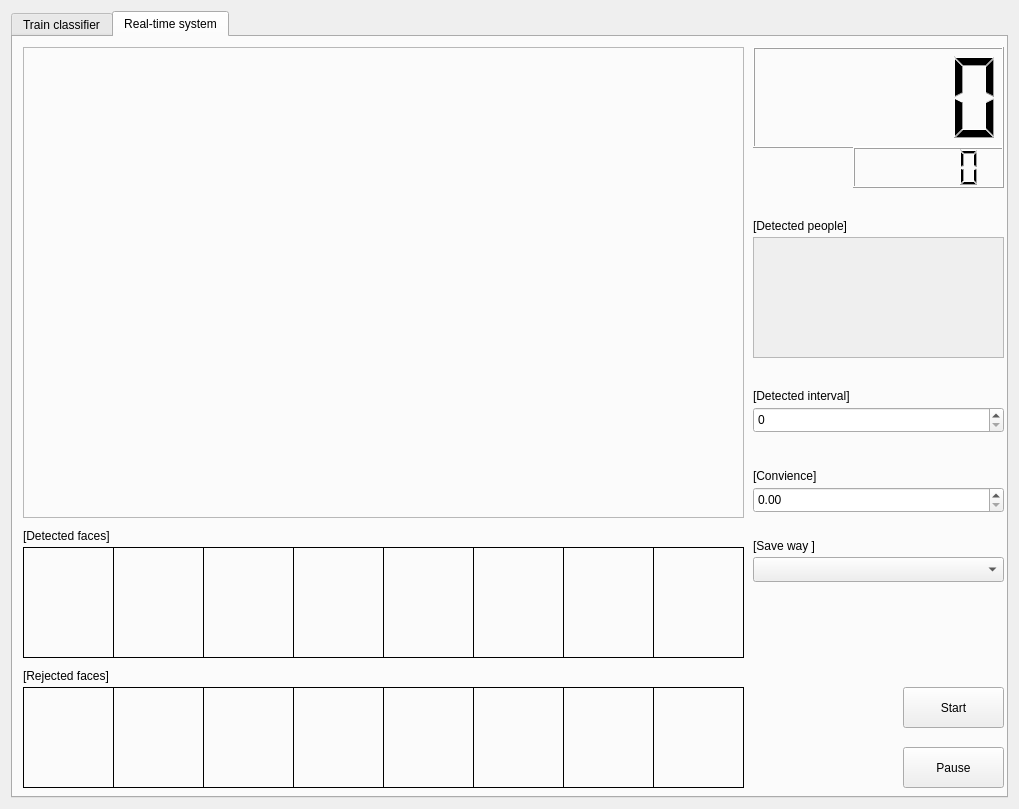
<?xml version="1.0" encoding="UTF-8"?>
<ui version="4.0">
 <class>Widget</class>
 <widget class="QWidget" name="Widget">
  <property name="geometry">
   <rect>
    <x>0</x>
    <y>0</y>
    <width>1019</width>
    <height>809</height>
   </rect>
  </property>
  <property name="sizePolicy">
   <sizepolicy hsizetype="Maximum" vsizetype="Maximum">
    <horstretch>0</horstretch>
    <verstretch>0</verstretch>
   </sizepolicy>
  </property>
  <property name="windowTitle">
   <string>Widget</string>
  </property>
  <layout class="QGridLayout" name="gridLayout">
   <item row="1" column="0">
    <widget class="QTabWidget" name="tabWidget">
     <property name="currentIndex">
      <number>1</number>
     </property>
     <widget class="QWidget" name="tab">
      <attribute name="title">
       <string>Train classifier</string>
      </attribute>
      <widget class="QLineEdit" name="lineEdit">
       <property name="geometry">
        <rect>
         <x>30</x>
         <y>700</y>
         <width>601</width>
         <height>25</height>
        </rect>
       </property>
      </widget>
      <widget class="QLabel" name="label_4">
       <property name="geometry">
        <rect>
         <x>30</x>
         <y>670</y>
         <width>171</width>
         <height>17</height>
        </rect>
       </property>
       <property name="text">
        <string>Please select the tab:</string>
       </property>
      </widget>
      <widget class="QPushButton" name="pushButton_3">
       <property name="geometry">
        <rect>
         <x>640</x>
         <y>700</y>
         <width>89</width>
         <height>25</height>
        </rect>
       </property>
       <property name="text">
        <string>submit</string>
       </property>
      </widget>
      <widget class="QPushButton" name="pushButton_4">
       <property name="geometry">
        <rect>
         <x>880</x>
         <y>700</y>
         <width>89</width>
         <height>25</height>
        </rect>
       </property>
       <property name="text">
        <string>Reset</string>
       </property>
      </widget>
      <widget class="QPushButton" name="pushButton_5">
       <property name="geometry">
        <rect>
         <x>780</x>
         <y>700</y>
         <width>89</width>
         <height>25</height>
        </rect>
       </property>
       <property name="text">
        <string>Train</string>
       </property>
      </widget>
      <widget class="QFrame" name="frame">
       <property name="geometry">
        <rect>
         <x>30</x>
         <y>230</y>
         <width>941</width>
         <height>431</height>
        </rect>
       </property>
       <property name="frameShape">
        <enum>QFrame::StyledPanel</enum>
       </property>
       <property name="frameShadow">
        <enum>QFrame::Raised</enum>
       </property>
       <widget class="QLabel" name="map1">
        <property name="geometry">
         <rect>
          <x>10</x>
          <y>10</y>
          <width>150</width>
          <height>200</height>
         </rect>
        </property>
        <property name="frameShape">
         <enum>QFrame::NoFrame</enum>
        </property>
        <property name="text">
         <string/>
        </property>
        <property name="textFormat">
         <enum>Qt::AutoText</enum>
        </property>
       </widget>
       <widget class="QLabel" name="map2">
        <property name="geometry">
         <rect>
          <x>180</x>
          <y>10</y>
          <width>150</width>
          <height>200</height>
         </rect>
        </property>
        <property name="frameShape">
         <enum>QFrame::NoFrame</enum>
        </property>
        <property name="text">
         <string/>
        </property>
       </widget>
       <widget class="QLabel" name="map3">
        <property name="geometry">
         <rect>
          <x>350</x>
          <y>10</y>
          <width>150</width>
          <height>200</height>
         </rect>
        </property>
        <property name="frameShape">
         <enum>QFrame::NoFrame</enum>
        </property>
        <property name="text">
         <string/>
        </property>
       </widget>
       <widget class="QLabel" name="map4">
        <property name="geometry">
         <rect>
          <x>520</x>
          <y>10</y>
          <width>150</width>
          <height>200</height>
         </rect>
        </property>
        <property name="frameShape">
         <enum>QFrame::NoFrame</enum>
        </property>
        <property name="text">
         <string/>
        </property>
       </widget>
       <widget class="QLabel" name="map6">
        <property name="geometry">
         <rect>
          <x>10</x>
          <y>220</y>
          <width>150</width>
          <height>200</height>
         </rect>
        </property>
        <property name="frameShape">
         <enum>QFrame::NoFrame</enum>
        </property>
        <property name="text">
         <string/>
        </property>
       </widget>
       <widget class="QLabel" name="map5">
        <property name="geometry">
         <rect>
          <x>690</x>
          <y>10</y>
          <width>150</width>
          <height>200</height>
         </rect>
        </property>
        <property name="frameShape">
         <enum>QFrame::NoFrame</enum>
        </property>
        <property name="text">
         <string/>
        </property>
       </widget>
       <widget class="QLabel" name="map7">
        <property name="geometry">
         <rect>
          <x>180</x>
          <y>220</y>
          <width>150</width>
          <height>200</height>
         </rect>
        </property>
        <property name="frameShape">
         <enum>QFrame::NoFrame</enum>
        </property>
        <property name="text">
         <string/>
        </property>
       </widget>
       <widget class="QLabel" name="map8">
        <property name="geometry">
         <rect>
          <x>350</x>
          <y>220</y>
          <width>150</width>
          <height>200</height>
         </rect>
        </property>
        <property name="frameShape">
         <enum>QFrame::NoFrame</enum>
        </property>
        <property name="text">
         <string/>
        </property>
       </widget>
       <widget class="QLabel" name="map9">
        <property name="geometry">
         <rect>
          <x>520</x>
          <y>220</y>
          <width>150</width>
          <height>200</height>
         </rect>
        </property>
        <property name="frameShape">
         <enum>QFrame::NoFrame</enum>
        </property>
        <property name="text">
         <string/>
        </property>
       </widget>
       <widget class="QLabel" name="map10">
        <property name="geometry">
         <rect>
          <x>690</x>
          <y>220</y>
          <width>150</width>
          <height>200</height>
         </rect>
        </property>
        <property name="frameShape">
         <enum>QFrame::NoFrame</enum>
        </property>
        <property name="text">
         <string/>
        </property>
       </widget>
      </widget>
      <widget class="QWidget" name="widget_2" native="true">
       <property name="geometry">
        <rect>
         <x>10</x>
         <y>40</y>
         <width>981</width>
         <height>181</height>
        </rect>
       </property>
       <property name="sizePolicy">
        <sizepolicy hsizetype="Maximum" vsizetype="Minimum">
         <horstretch>0</horstretch>
         <verstretch>0</verstretch>
        </sizepolicy>
       </property>
       <property name="layoutDirection">
        <enum>Qt::LeftToRight</enum>
       </property>
       <widget class="QWidget" name="widget" native="true">
        <property name="geometry">
         <rect>
          <x>870</x>
          <y>10</y>
          <width>98</width>
          <height>74</height>
         </rect>
        </property>
        <layout class="QVBoxLayout" name="verticalLayout">
         <item>
          <widget class="QPushButton" name="pushButton">
           <property name="sizePolicy">
            <sizepolicy hsizetype="Preferred" vsizetype="Preferred">
             <horstretch>0</horstretch>
             <verstretch>0</verstretch>
            </sizepolicy>
           </property>
           <property name="text">
            <string>Add...</string>
           </property>
          </widget>
         </item>
         <item>
          <widget class="QPushButton" name="pushButton_2">
           <property name="sizePolicy">
            <sizepolicy hsizetype="Preferred" vsizetype="Preferred">
             <horstretch>0</horstretch>
             <verstretch>0</verstretch>
            </sizepolicy>
           </property>
           <property name="text">
            <string>Clear</string>
           </property>
          </widget>
         </item>
        </layout>
       </widget>
       <widget class="QListWidget" name="listWidget">
        <property name="geometry">
         <rect>
          <x>20</x>
          <y>0</y>
          <width>841</width>
          <height>171</height>
         </rect>
        </property>
        <property name="sizePolicy">
         <sizepolicy hsizetype="Maximum" vsizetype="Fixed">
          <horstretch>0</horstretch>
          <verstretch>0</verstretch>
         </sizepolicy>
        </property>
        <property name="layoutDirection">
         <enum>Qt::LeftToRight</enum>
        </property>
       </widget>
      </widget>
      <widget class="QLabel" name="label">
       <property name="geometry">
        <rect>
         <x>30</x>
         <y>13</y>
         <width>384</width>
         <height>20</height>
        </rect>
       </property>
       <property name="text">
        <string>Add peoples' photos you want to train for your classifier:</string>
       </property>
      </widget>
      <widget class="QLabel" name="label_2">
       <property name="geometry">
        <rect>
         <x>30</x>
         <y>740</y>
         <width>941</width>
         <height>17</height>
        </rect>
       </property>
       <property name="text">
        <string/>
       </property>
      </widget>
     </widget>
     <widget class="QWidget" name="tab_3">
      <attribute name="title">
       <string>Real-time system</string>
      </attribute>
      <widget class="QPushButton" name="pushButton_6">
       <property name="geometry">
        <rect>
         <x>890</x>
         <y>650</y>
         <width>101</width>
         <height>41</height>
        </rect>
       </property>
       <property name="text">
        <string>Start</string>
       </property>
      </widget>
      <widget class="QFrame" name="frame_2">
       <property name="geometry">
        <rect>
         <x>10</x>
         <y>10</y>
         <width>721</width>
         <height>471</height>
        </rect>
       </property>
       <property name="frameShape">
        <enum>QFrame::StyledPanel</enum>
       </property>
       <property name="frameShadow">
        <enum>QFrame::Raised</enum>
       </property>
       <widget class="QLabel" name="label_3">
        <property name="geometry">
         <rect>
          <x>0</x>
          <y>0</y>
          <width>721</width>
          <height>471</height>
         </rect>
        </property>
        <property name="text">
         <string/>
        </property>
       </widget>
      </widget>
      <widget class="QLabel" name="r1">
       <property name="geometry">
        <rect>
         <x>10</x>
         <y>650</y>
         <width>91</width>
         <height>101</height>
        </rect>
       </property>
       <property name="frameShape">
        <enum>QFrame::Box</enum>
       </property>
       <property name="text">
        <string/>
       </property>
      </widget>
      <widget class="QLabel" name="r2">
       <property name="geometry">
        <rect>
         <x>100</x>
         <y>650</y>
         <width>91</width>
         <height>101</height>
        </rect>
       </property>
       <property name="frameShape">
        <enum>QFrame::Box</enum>
       </property>
       <property name="text">
        <string/>
       </property>
      </widget>
      <widget class="QLabel" name="r3">
       <property name="geometry">
        <rect>
         <x>190</x>
         <y>650</y>
         <width>91</width>
         <height>101</height>
        </rect>
       </property>
       <property name="frameShape">
        <enum>QFrame::Box</enum>
       </property>
       <property name="text">
        <string/>
       </property>
      </widget>
      <widget class="QLabel" name="r4">
       <property name="geometry">
        <rect>
         <x>280</x>
         <y>650</y>
         <width>91</width>
         <height>101</height>
        </rect>
       </property>
       <property name="frameShape">
        <enum>QFrame::Box</enum>
       </property>
       <property name="text">
        <string/>
       </property>
      </widget>
      <widget class="QLabel" name="r5">
       <property name="geometry">
        <rect>
         <x>370</x>
         <y>650</y>
         <width>91</width>
         <height>101</height>
        </rect>
       </property>
       <property name="frameShape">
        <enum>QFrame::Box</enum>
       </property>
       <property name="text">
        <string/>
       </property>
      </widget>
      <widget class="QLabel" name="r6">
       <property name="geometry">
        <rect>
         <x>460</x>
         <y>650</y>
         <width>91</width>
         <height>101</height>
        </rect>
       </property>
       <property name="frameShape">
        <enum>QFrame::Box</enum>
       </property>
       <property name="text">
        <string/>
       </property>
      </widget>
      <widget class="QLabel" name="r7">
       <property name="geometry">
        <rect>
         <x>550</x>
         <y>650</y>
         <width>91</width>
         <height>101</height>
        </rect>
       </property>
       <property name="frameShape">
        <enum>QFrame::Box</enum>
       </property>
       <property name="text">
        <string/>
       </property>
      </widget>
      <widget class="QLabel" name="r8">
       <property name="geometry">
        <rect>
         <x>640</x>
         <y>650</y>
         <width>91</width>
         <height>101</height>
        </rect>
       </property>
       <property name="frameShape">
        <enum>QFrame::Box</enum>
       </property>
       <property name="text">
        <string/>
       </property>
      </widget>
      <widget class="QLabel" name="label_13">
       <property name="geometry">
        <rect>
         <x>10</x>
         <y>630</y>
         <width>131</width>
         <height>17</height>
        </rect>
       </property>
       <property name="text">
        <string>[Rejected faces]</string>
       </property>
      </widget>
      <widget class="QLCDNumber" name="lcdNumber">
       <property name="geometry">
        <rect>
         <x>740</x>
         <y>10</y>
         <width>251</width>
         <height>101</height>
        </rect>
       </property>
       <property name="autoFillBackground">
        <bool>false</bool>
       </property>
      </widget>
      <widget class="QLabel" name="d1">
       <property name="geometry">
        <rect>
         <x>10</x>
         <y>510</y>
         <width>91</width>
         <height>111</height>
        </rect>
       </property>
       <property name="frameShape">
        <enum>QFrame::Box</enum>
       </property>
       <property name="text">
        <string/>
       </property>
      </widget>
      <widget class="QLabel" name="d2">
       <property name="geometry">
        <rect>
         <x>100</x>
         <y>510</y>
         <width>91</width>
         <height>111</height>
        </rect>
       </property>
       <property name="frameShape">
        <enum>QFrame::Box</enum>
       </property>
       <property name="text">
        <string/>
       </property>
      </widget>
      <widget class="QLabel" name="label_16">
       <property name="geometry">
        <rect>
         <x>10</x>
         <y>490</y>
         <width>131</width>
         <height>17</height>
        </rect>
       </property>
       <property name="text">
        <string>[Detected faces]</string>
       </property>
      </widget>
      <widget class="QLabel" name="d3">
       <property name="geometry">
        <rect>
         <x>190</x>
         <y>510</y>
         <width>91</width>
         <height>111</height>
        </rect>
       </property>
       <property name="frameShape">
        <enum>QFrame::Box</enum>
       </property>
       <property name="text">
        <string/>
       </property>
      </widget>
      <widget class="QLabel" name="d4">
       <property name="geometry">
        <rect>
         <x>280</x>
         <y>510</y>
         <width>91</width>
         <height>111</height>
        </rect>
       </property>
       <property name="frameShape">
        <enum>QFrame::Box</enum>
       </property>
       <property name="text">
        <string/>
       </property>
      </widget>
      <widget class="QLabel" name="d5">
       <property name="geometry">
        <rect>
         <x>370</x>
         <y>510</y>
         <width>91</width>
         <height>111</height>
        </rect>
       </property>
       <property name="frameShape">
        <enum>QFrame::Box</enum>
       </property>
       <property name="text">
        <string/>
       </property>
      </widget>
      <widget class="QLabel" name="d6">
       <property name="geometry">
        <rect>
         <x>460</x>
         <y>510</y>
         <width>91</width>
         <height>111</height>
        </rect>
       </property>
       <property name="frameShape">
        <enum>QFrame::Box</enum>
       </property>
       <property name="text">
        <string/>
       </property>
      </widget>
      <widget class="QLabel" name="d7">
       <property name="geometry">
        <rect>
         <x>550</x>
         <y>510</y>
         <width>91</width>
         <height>111</height>
        </rect>
       </property>
       <property name="frameShape">
        <enum>QFrame::Box</enum>
       </property>
       <property name="text">
        <string/>
       </property>
      </widget>
      <widget class="QLabel" name="d8">
       <property name="geometry">
        <rect>
         <x>640</x>
         <y>510</y>
         <width>91</width>
         <height>111</height>
        </rect>
       </property>
       <property name="frameShape">
        <enum>QFrame::Box</enum>
       </property>
       <property name="text">
        <string/>
       </property>
      </widget>
      <widget class="QLCDNumber" name="lcdNumber_2">
       <property name="geometry">
        <rect>
         <x>840</x>
         <y>110</y>
         <width>151</width>
         <height>41</height>
        </rect>
       </property>
      </widget>
      <widget class="QScrollArea" name="scrollArea">
       <property name="geometry">
        <rect>
         <x>740</x>
         <y>200</y>
         <width>251</width>
         <height>121</height>
        </rect>
       </property>
       <property name="widgetResizable">
        <bool>true</bool>
       </property>
       <widget class="QWidget" name="scrollAreaWidgetContents">
        <property name="geometry">
         <rect>
          <x>0</x>
          <y>0</y>
          <width>249</width>
          <height>119</height>
         </rect>
        </property>
       </widget>
      </widget>
      <widget class="QLabel" name="label_5">
       <property name="geometry">
        <rect>
         <x>740</x>
         <y>180</y>
         <width>201</width>
         <height>17</height>
        </rect>
       </property>
       <property name="text">
        <string>[Detected people] </string>
       </property>
      </widget>
      <widget class="QLabel" name="label_6">
       <property name="geometry">
        <rect>
         <x>740</x>
         <y>350</y>
         <width>201</width>
         <height>17</height>
        </rect>
       </property>
       <property name="text">
        <string>[Detected interval]</string>
       </property>
      </widget>
      <widget class="QDoubleSpinBox" name="doubleSpinBox">
       <property name="geometry">
        <rect>
         <x>740</x>
         <y>450</y>
         <width>251</width>
         <height>26</height>
        </rect>
       </property>
      </widget>
      <widget class="QSpinBox" name="spinBox">
       <property name="geometry">
        <rect>
         <x>740</x>
         <y>370</y>
         <width>251</width>
         <height>26</height>
        </rect>
       </property>
      </widget>
      <widget class="QLabel" name="label_7">
       <property name="geometry">
        <rect>
         <x>740</x>
         <y>430</y>
         <width>201</width>
         <height>17</height>
        </rect>
       </property>
       <property name="text">
        <string>[Convience]</string>
       </property>
      </widget>
      <widget class="QPushButton" name="btn_pause">
       <property name="geometry">
        <rect>
         <x>890</x>
         <y>710</y>
         <width>101</width>
         <height>41</height>
        </rect>
       </property>
       <property name="text">
        <string>Pause</string>
       </property>
      </widget>
      <widget class="QLabel" name="label_8">
       <property name="geometry">
        <rect>
         <x>740</x>
         <y>500</y>
         <width>201</width>
         <height>17</height>
        </rect>
       </property>
       <property name="text">
        <string>[Save way ]</string>
       </property>
      </widget>
      <widget class="QComboBox" name="comboBox">
       <property name="geometry">
        <rect>
         <x>740</x>
         <y>520</y>
         <width>251</width>
         <height>25</height>
        </rect>
       </property>
      </widget>
     </widget>
    </widget>
   </item>
  </layout>
 </widget>
 <layoutdefault spacing="6" margin="11"/>
 <resources/>
 <connections/>
</ui>
